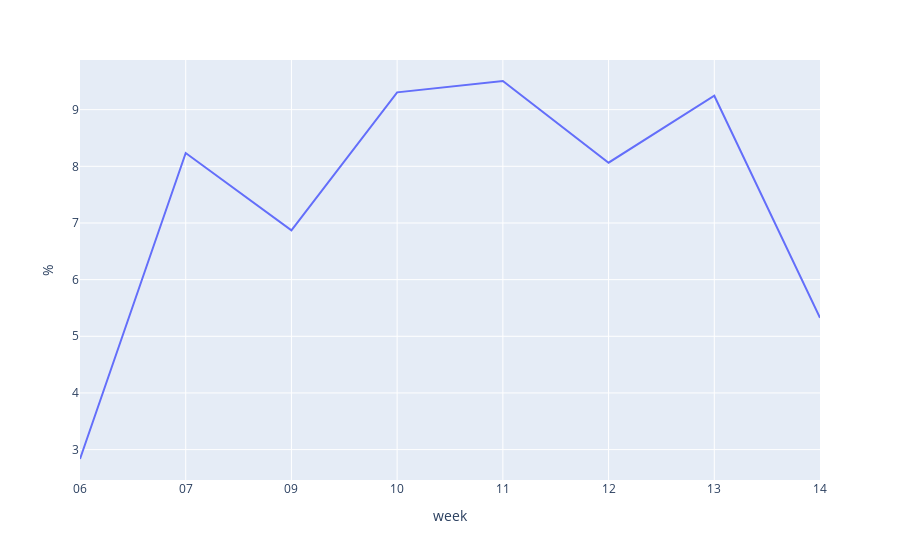

Notebook code for this chart:
### Markdown cell above
5. A quantidade de pedidos por entregador por semana.

### Code cell
df1 = dataset.loc[:, ['ID', 'week']].groupby(['week']).count().reset_index()
df2 = dataset.loc[:,['Delivery_person_ID','week']].groupby(['week']).nunique().reset_index()

df_aux = pd.merge(df1, df2, how='inner')
df_aux['%'] = df_aux['ID'] / df_aux['Delivery_person_ID']
px.line(df_aux, x='week', y='%')

### Figure 1 — Plotly figure (JSON) as saved in the notebook; plotly's stock layout.template omitted (floating-point values rounded to 4 significant figures)
{"data": [{"hovertemplate": "week=%{x}<br>%=%{y}<extra></extra>", "legendgroup": "", "line": {"color": "#636efa", "dash": "solid"}, "marker": {"symbol": "circle"}, "mode": "lines", "name": "", "orientation": "v", "showlegend": false, "type": "scatter", "x": ["06", "07", "09", "10", "11", "12", "13", "14"], "xaxis": "x", "y": [2.834, 8.235, 6.871, 9.306, 9.506, 8.064, 9.246, 5.325], "yaxis": "y"}], "layout": {"legend": {"tracegroupgap": 0}, "margin": {"t": 60}, "xaxis": {"anchor": "y", "domain": [0, 1], "title": {"text": "week"}}, "yaxis": {"anchor": "x", "domain": [0, 1], "title": {"text": "%"}}}}
